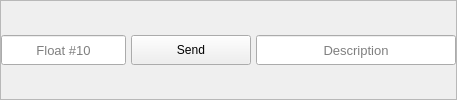
              <widget class="QFrame" name="frameCustom_10">
               <property name="frameShape">
                <enum>QFrame::StyledPanel</enum>
               </property>
               <property name="frameShadow">
                <enum>QFrame::Raised</enum>
               </property>
               <layout class="QHBoxLayout" name="horizontalLayout_25">
                <property name="spacing">
                 <number>5</number>
                </property>
                <property name="leftMargin">
                 <number>0</number>
                </property>
                <property name="topMargin">
                 <number>0</number>
                </property>
                <property name="rightMargin">
                 <number>0</number>
                </property>
                <property name="bottomMargin">
                 <number>0</number>
                </property>
                <item>
                 <widget class="QLineEdit" name="txtSettingFloat_10">
                  <property name="sizePolicy">
                   <sizepolicy hsizetype="Expanding" vsizetype="Preferred">
                    <horstretch>0</horstretch>
                    <verstretch>0</verstretch>
                   </sizepolicy>
                  </property>
                  <property name="minimumSize">
                   <size>
                    <width>0</width>
                    <height>30</height>
                   </size>
                  </property>
                  <property name="maximumSize">
                   <size>
                    <width>16777215</width>
                    <height>30</height>
                   </size>
                  </property>
                  <property name="sizeIncrement">
                   <size>
                    <width>0</width>
                    <height>0</height>
                   </size>
                  </property>
                  <property name="font">
                   <font>
                    <family>Arial</family>
                    <pointsize>10</pointsize>
                   </font>
                  </property>
                  <property name="alignment">
                   <set>Qt::AlignCenter</set>
                  </property>
                  <property name="placeholderText">
                   <string>Float #10</string>
                  </property>
                 </widget>
                </item>
                <item>
                 <widget class="QPushButton" name="btnSettingCustomSend_10">
                  <property name="sizePolicy">
                   <sizepolicy hsizetype="Preferred" vsizetype="Preferred">
                    <horstretch>0</horstretch>
                    <verstretch>0</verstretch>
                   </sizepolicy>
                  </property>
                  <property name="minimumSize">
                   <size>
                    <width>120</width>
                    <height>30</height>
                   </size>
                  </property>
                  <property name="maximumSize">
                   <size>
                    <width>150</width>
                    <height>30</height>
                   </size>
                  </property>
                  <property name="font">
                   <font>
                    <family>Arial</family>
                    <pointsize>9</pointsize>
                   </font>
                  </property>
                  <property name="text">
                   <string>Send</string>
                  </property>
                 </widget>
                </item>
                <item>
                 <widget class="QLineEdit" name="txtSettingDescription_10">
                  <property name="sizePolicy">
                   <sizepolicy hsizetype="Expanding" vsizetype="Preferred">
                    <horstretch>0</horstretch>
                    <verstretch>0</verstretch>
                   </sizepolicy>
                  </property>
                  <property name="minimumSize">
                   <size>
                    <width>200</width>
                    <height>30</height>
                   </size>
                  </property>
                  <property name="maximumSize">
                   <size>
                    <width>16777215</width>
                    <height>30</height>
                   </size>
                  </property>
                  <property name="sizeIncrement">
                   <size>
                    <width>0</width>
                    <height>0</height>
                   </size>
                  </property>
                  <property name="font">
                   <font>
                    <family>Arial</family>
                    <pointsize>10</pointsize>
                   </font>
                  </property>
                  <property name="alignment">
                   <set>Qt::AlignCenter</set>
                  </property>
                  <property name="placeholderText">
                   <string>Description</string>
                  </property>
                 </widget>
                </item>
               </layout>
              </widget>
